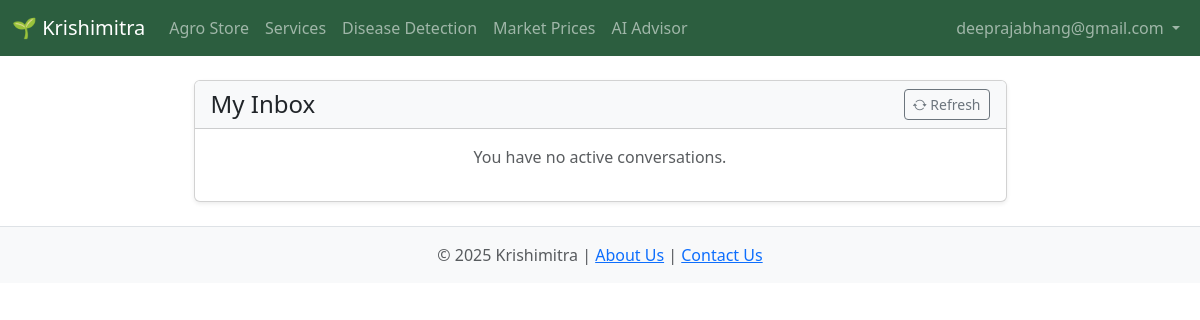
The page /inbox (signed in) on the database as committed earlier.
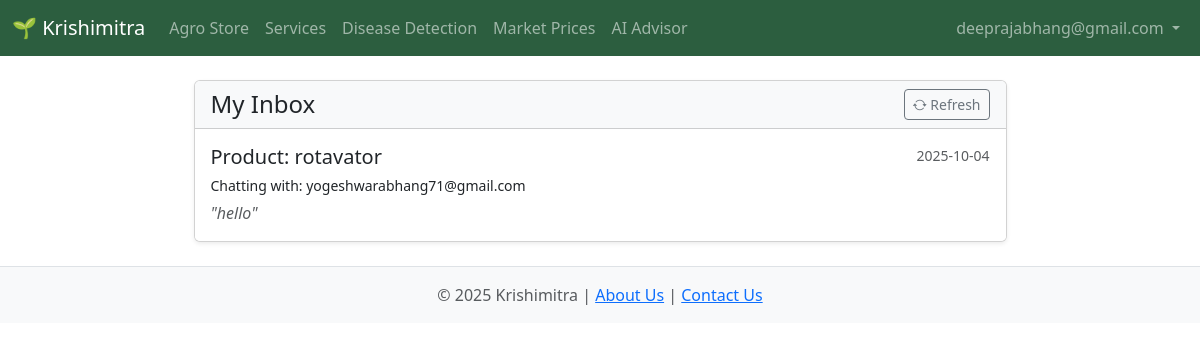
The same page on the database as committed later.
### app.py (models this page shows)
class Conversation(db.Model):
    id = db.Column(db.Integer, primary_key=True)
    product_id = db.Column(db.Integer, db.ForeignKey('product.id'), nullable=True)
    service_id = db.Column(db.Integer, db.ForeignKey('service.id'), nullable=True)
    buyer_id = db.Column(db.Integer, db.ForeignKey('user.id'), nullable=False)
    seller_id = db.Column(db.Integer, db.ForeignKey('user.id'), nullable=False)
    messages = db.relationship('Message', backref='conversation', lazy=True, cascade="all, delete-orphan")
    product = db.relationship('Product', backref='conversations')
    service = db.relationship('Service', backref='conversations')
    buyer = db.relationship('User', foreign_keys=[buyer_id])
    seller = db.relationship('User', foreign_keys=[seller_id])

class Product(db.Model):
    id = db.Column(db.Integer, primary_key=True)
    name = db.Column(db.String(100), nullable=False)
    category = db.Column(db.String(50), nullable=False)
    description = db.Column(db.Text, nullable=False)
    price = db.Column(db.String(50), nullable=False)
    image = db.Column(db.String(255), nullable=False)
    seller_id = db.Column(db.Integer, db.ForeignKey('user.id'), nullable=False)

class Message(db.Model):
    id = db.Column(db.Integer, primary_key=True)
    conversation_id = db.Column(db.Integer, db.ForeignKey('conversation.id'), nullable=False)
    sender_id = db.Column(db.Integer, db.ForeignKey('user.id'), nullable=False)
    text = db.Column(db.Text, nullable=False)
    timestamp = db.Column(db.DateTime, nullable=False, default=datetime.utcnow)
    sender = db.relationship('User', foreign_keys=[sender_id])

class User(db.Model):
    id = db.Column(db.Integer, primary_key=True)
    name = db.Column(db.String(100), nullable=False)
    email = db.Column(db.String(120), unique=True, nullable=False)
    mobile = db.Column(db.String(20), unique=True, nullable=False)
    password = db.Column(db.String(200), nullable=False)
    role = db.Column(db.String(20), nullable=False)
    products = db.relationship('Product', backref='seller_user', lazy=True)
    services = db.relationship('Service', backref='provider', lazy=True)

### app.py (the view)
@app.route('/inbox')
@login_required
def inbox():
    conversations = Conversation.query.filter(or_(Conversation.buyer_id == session['user_id'], Conversation.seller_id == session['user_id'])).all()
    conversations.sort(key=lambda c: c.messages[-1].timestamp if c.messages else datetime.min, reverse=True)
    return render_template('inbox.html', conversations=conversations)

### app.py (called while the page is built)
def login_required(f):
    @wraps(f)
    def decorated_function(*args, **kwargs):
        if 'user_id' not in session:
            flash('Please log in to access this page.', 'error')
            return redirect(url_for('login'))
        return f(*args, **kwargs)
    return decorated_function

### templates/inbox.html (shortened to what this page needs)
{% extends 'base.html' %}
{% block content %}
<div class="container my-4">
    <div class="row justify-content-center">
        <div class="col-lg-9">
            <div class="card shadow-sm">
                <div class="card-header bg-light d-flex justify-content-between align-items-center">
                    <h1 class="h4 mb-0">My Inbox</h1>
                    <button class="btn btn-outline-secondary btn-sm" onclick="location.reload()" title="Refresh Inbox">
                        <i class="bi bi-arrow-repeat"></i> Refresh
                    </button>
                </div>
                <div class="list-group list-group-flush">
                    {% if conversations %}
                        {% for convo in conversations %}
                            <a href="{{ url_for('conversation_chat', convo_id=convo.id) }}" class="list-group-item list-group-item-action p-3">
                                <div class="d-flex w-100 justify-content-between">
                                    <h5 class="mb-1">Product: {{ convo.product.name }}</h5>
                                    <small class="text-muted">
                                        {% if convo.messages %}
                                            {{ convo.messages[-1].timestamp.strftime('%Y-%m-%d') }}
                                        {% endif %}
                                    </small>
                                </div>
                                <p class="mb-1">
                                    <small>Chatting with:
                                    {% if session.user_id == convo.seller_id %}
                                        {{ convo.buyer.email }}
                                    {% else %}
                                        {{ convo.seller.email }}
                                    {% endif %}
                                    </small>
                                </p>
                                <p class="mb-0 text-muted fst-italic">
                                    {% if convo.messages %}
                                        "{{ convo.messages[-1].text | truncate(80) }}"
                                    {% else %}
                                        No messages yet. Click to start the conversation.
                                    {% endif %}
                                </p>
                            </a>
                        {% endfor %}
                    {% else %}
                        <div class="card-body text-center">
                            <p class="text-muted">You have no active conversations.</p>
                        </div>
                    {% endif %}
                </div>
            </div>
        </div>
    </div>
</div>
{% endblock %}

Rows that differ between the two databases and show on the page:
added Conversation: product.name "rotavator", timestamp "2025-10-04", buyer.email "yogeshwarabhang71@gmail.com", text "hello"
Other text that changed with them:
text no longer shown: "You have no active conversations."
